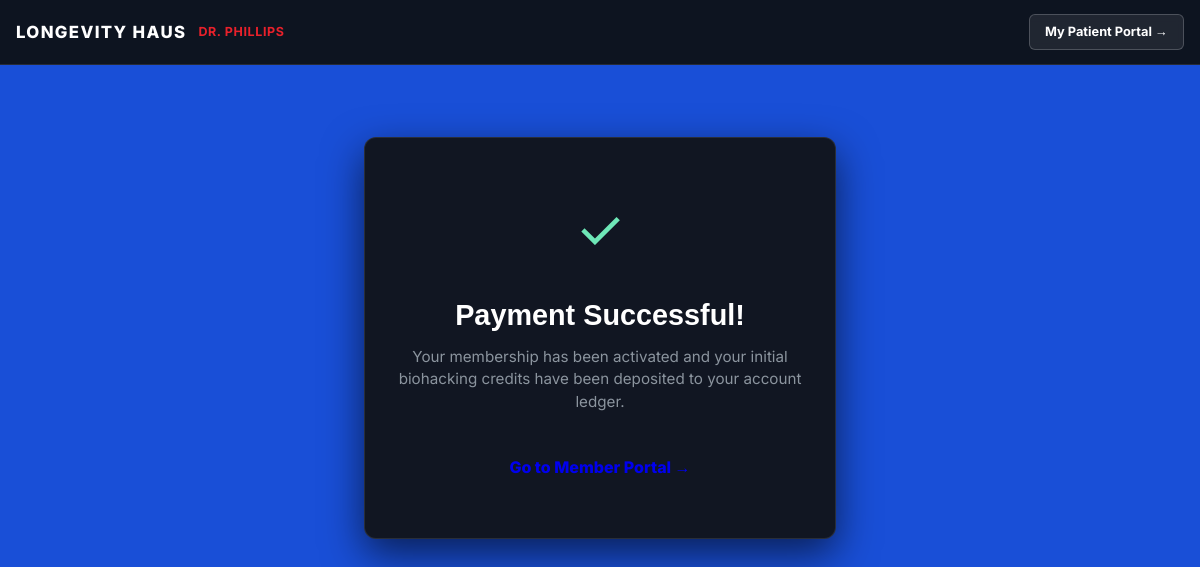
The page /payment/success/ (signed in) on the database its author committed.
### tenancy/models.py (models this page shows, shortened)
class Organization(models.Model):
    id = models.UUIDField(primary_key=True, default=uuid.uuid4, editable=False)
    name = models.CharField(max_length=255)
    slug = models.SlugField(unique=True)
    custom_domain = models.CharField(max_length=255, blank=True, null=True, unique=True)
    branding = models.JSONField(
        default=dict,
        help_text="Branding tokens: accent_color, accent_hover, primary_color, tagline, logo_url"
    )
    founding_cap = models.PositiveIntegerField(
        default=100,
        help_text="Total available founding slots (Admin configured)"
    )
    is_active = models.BooleanField(default=True)
    created_at = models.DateTimeField(auto_now_add=True)

### memberships/views_stripe.py (the view, shortened to what this page needs)
# urls.py: path('payment/success/', payment_success_view, name='payment_success'),
@login_required
def payment_success_view(request):
    tenant = getattr(request, 'tenant', None)
    org_slug = request.GET.get('org')
    if not tenant and org_slug:
        tenant = Organization.objects.filter(slug=org_slug).first()
    plan_id = request.GET.get('plan_id')
    session_id = request.GET.get('session_id')
    return render(request, 'memberships/payment_success.html', {
        'tenant': tenant,
        'session_id': session_id,
    })

### tenancy/context_processors.py (called while the page is built)
def founding_slots_context(request):
    tenant = getattr(request, 'tenant', None)
    if not tenant:
        return {}
    total_cap = getattr(tenant, 'founding_cap', 100)
    claimed_count = Membership.objects.filter(organization=tenant, status='active').count()
    remaining = max(0, total_cap - claimed_count)
    progress = 0
    if total_cap > 0:
        progress = min(100, int((claimed_count / total_cap) * 100))
    return {
        'total_founding_slots': total_cap,
        'claimed_founding_slots': claimed_count,
        'remaining_founding_slots': remaining,
        'slots_progress_percent': progress,
        'is_slots_full': remaining <= 0,
    }

### memberships/templates/memberships/payment_success.html (shortened to what this page needs)
{% extends 'tenancy/base.html' %}
{% block content %}
<div class="container" style="max-width: 520px; margin: 4.5rem auto; text-align: center;">
  <div style="background: var(--app-surface, #0d1117); border: 1px solid rgba(255, 255, 255, 0.1); padding: 3rem 2rem; border-radius: 12px; box-shadow: 0 15px 40px rgba(0,0,0,0.6);">
    <div style="font-size: 3.5rem; color: #6ee7b7; margin-bottom: 1rem;">&#10003;</div>
    <h1 style="color: #fff; font-size: 1.8rem; font-weight: 800; margin-bottom: 0.5rem;">Payment Successful!</h1>
    <p style="color: #8b949e; font-size: 0.95rem; margin-bottom: 2rem; line-height: 1.5;">
      Your membership has been activated and your initial biohacking credits have been deposited to your account ledger.
    </p>
    <a href="/dashboard/member/?org={{ tenant.slug|default:'longevity-haus' }}" class="card-cta-btn gradient-cta" style="display: inline-flex; width: 100%; text-decoration: none; justify-content: center; align-items: center; min-height: 44px; font-weight: 800;">
    </a>
  </div>
</div>
{% endblock %}

### tenancy/templates/tenancy/base.html (shortened to what this page needs)
{% load static %}
<!DOCTYPE html>
<html lang="en">
<head>
  <link rel="stylesheet" href="{% static 'tenancy/css/base.css' %}">
</head>
<body>
  <header class="site-header">
    <div class="header-wrapper" style="max-width: 1400px; margin: 0 auto; display: flex; justify-content: space-between; align-items: center; width: 100%;">
      <div style="display: flex; align-items: center; gap: 0.75rem;">
        <a href="/?org={{ request.tenant.slug|default:'biohacking' }}" class="brand-logo" style="color: #fff; font-weight: 800; text-decoration: none; font-size: 1.05rem; letter-spacing: 0.08em;">
          {{ request.tenant.name|default:"REVFLOW"|upper }}
        </a>
        <span id="tenant-accent-badge" class="hide-mobile" style="color: var(--app-accent); font-size: 0.78rem; font-weight: 700; letter-spacing: 0.05em;">
          {{ request.tenant.branding.tagline|default:"" }}
        </span>
      </div>
      <div>
        {% if request.user.is_authenticated %}
          {% if request.user.is_superuser %}
            <a href="/dashboard/super-admin/" class="header-dash-btn">
              Master Console &rarr;
            </a>
          {% elif request.user.profile.role == 'org_admin' or request.user.userprofile.role == 'org_admin' %}
            <a href="/dashboard/org-admin/?org={{ request.tenant.slug|default:request.user.profile.organization.slug|default:'biohacking' }}" class="header-dash-btn">
              Clinic Console &rarr;
            </a>
          {% elif request.user.profile.role == 'doctor' or request.user.userprofile.role == 'doctor' %}
            <a href="/dashboard/doctor/?org={{ request.tenant.slug|default:request.user.profile.organization.slug|default:'biohacking' }}" class="header-dash-btn">
              Doctor Console &rarr;
            </a>
          {% elif request.user.profile.role == 'receptionist' or request.user.userprofile.role == 'receptionist' %}
            <a href="/dashboard/reception/?org={{ request.tenant.slug|default:request.user.profile.organization.slug|default:'biohacking' }}" class="header-dash-btn">
              Reception Desk &rarr;
            </a>
          {% else %}
            <a href="/dashboard/member/?org={{ request.tenant.slug|default:request.user.profile.organization.slug|default:'biohacking' }}" class="header-dash-btn">
              My Patient Portal &rarr;
            </a>
          {% endif %}
        {% else %}
          <a href="/login/?org={{ request.tenant.slug|default:'HBOT Booking ' }}" class="header-dash-btn">
            Sign In &rarr;
          </a>
        {% endif %}
      </div>
    </div>
  </header>
  <main>
    {% block content %}{% endblock %}
  </main>
</body>
</html>

### tenancy/static/tenancy/css/base.css (style rules this page uses)
:root { --bg-primary: #0a0c0e; --bg-surface: #14171a; --bg-card: #191e23; --accent-gold: #c5a880; --accent-gold-hover: #b0936b; --text-main: #f5f6f7; --text-muted: #8e959b; --border-color: #272f36; --font-family: -apple-system, BlinkMacSystemFont, "Segoe UI", Roboto, sans-serif; }
* { box-sizing: border-box; margin: 0; padding: 0; }
body { background-color: var(--bg-primary); color: var(--text-main); font-family: var(--font-family); line-height: 1.6; }
.site-header { border-bottom: 1px solid var(--border-color); background: rgba(10, 12, 14, 0.95); position: sticky; top: 0; z-index: 1000; padding: 1.25rem 2rem; backdrop-filter: blur(10px); }
.header-wrapper { max-width: 1200px; margin: 0 auto; display: flex; justify-content: space-between; align-items: center; }
.brand-logo { font-size: 1.1rem; letter-spacing: 0.18em; font-weight: 700; color: var(--text-main); text-decoration: none; }
.container { max-width: 1200px; margin: 0 auto; padding: 0 1.5rem; }

### rows shown on the page
Organization: tenant.name "LONGEVITY HAUS", tenant.branding.tagline "DR. PHILLIPS"
